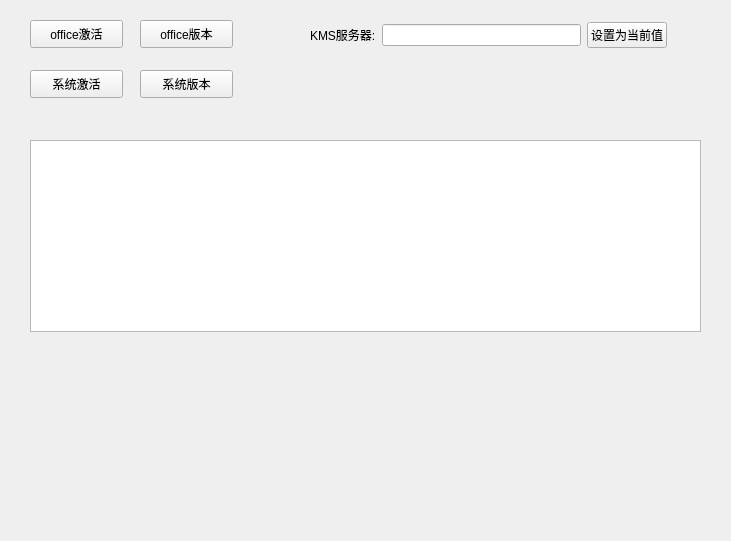
<?xml version="1.0" encoding="UTF-8"?>
<ui version="4.0">
 <class>Form</class>
 <widget class="QWidget" name="Form">
  <property name="geometry">
   <rect>
    <x>0</x>
    <y>0</y>
    <width>731</width>
    <height>541</height>
   </rect>
  </property>
  <property name="windowTitle">
   <string>Form</string>
  </property>
  <widget class="QPushButton" name="pushButton_Office_Active">
   <property name="geometry">
    <rect>
     <x>30</x>
     <y>20</y>
     <width>93</width>
     <height>28</height>
    </rect>
   </property>
   <property name="text">
    <string>office激活</string>
   </property>
  </widget>
  <widget class="QPushButton" name="pushButton_OS_Active">
   <property name="geometry">
    <rect>
     <x>30</x>
     <y>70</y>
     <width>93</width>
     <height>28</height>
    </rect>
   </property>
   <property name="text">
    <string>系统激活</string>
   </property>
  </widget>
  <widget class="QTextBrowser" name="textBrowser">
   <property name="geometry">
    <rect>
     <x>30</x>
     <y>140</y>
     <width>671</width>
     <height>192</height>
    </rect>
   </property>
   <property name="html">
    <string>&lt;!DOCTYPE HTML PUBLIC &quot;-//W3C//DTD HTML 4.0//EN&quot; &quot;http://www.w3.org/TR/REC-html40/strict.dtd&quot;&gt;
&lt;html&gt;&lt;head&gt;&lt;meta name=&quot;qrichtext&quot; content=&quot;1&quot; /&gt;&lt;style type=&quot;text/css&quot;&gt;
p, li { white-space: pre-wrap; }
&lt;/style&gt;&lt;/head&gt;&lt;body style=&quot; font-family:'SimSun'; font-size:9pt; font-weight:400; font-style:normal;&quot;&gt;
&lt;p style=&quot;-qt-paragraph-type:empty; margin-top:0px; margin-bottom:0px; margin-left:0px; margin-right:0px; -qt-block-indent:0; text-indent:0px; font-family:'SimSun';&quot;&gt;&lt;br /&gt;&lt;/p&gt;&lt;/body&gt;&lt;/html&gt;</string>
   </property>
  </widget>
  <widget class="QPushButton" name="pushButton_OS_Version">
   <property name="geometry">
    <rect>
     <x>140</x>
     <y>70</y>
     <width>93</width>
     <height>28</height>
    </rect>
   </property>
   <property name="text">
    <string>系统版本</string>
   </property>
  </widget>
  <widget class="QPushButton" name="pushButton_Office_Version">
   <property name="geometry">
    <rect>
     <x>140</x>
     <y>20</y>
     <width>93</width>
     <height>28</height>
    </rect>
   </property>
   <property name="text">
    <string>office版本</string>
   </property>
  </widget>
  <widget class="QWidget" name="">
   <property name="geometry">
    <rect>
     <x>310</x>
     <y>20</y>
     <width>357</width>
     <height>30</height>
    </rect>
   </property>
   <layout class="QHBoxLayout" name="horizontalLayout">
    <item>
     <widget class="QLabel" name="label">
      <property name="text">
       <string>KMS服务器:</string>
      </property>
     </widget>
    </item>
    <item>
     <widget class="QLineEdit" name="lineEdit_IP">
      <property name="echoMode">
       <enum>QLineEdit::Normal</enum>
      </property>
     </widget>
    </item>
    <item>
     <widget class="QPushButton" name="pushButton_Set_IP">
      <property name="text">
       <string>设置为当前值</string>
      </property>
     </widget>
    </item>
   </layout>
  </widget>
 </widget>
 <resources/>
 <connections>
  <connection>
   <sender>pushButton_Office_Active</sender>
   <signal>clicked()</signal>
   <receiver>Form</receiver>
   <slot>office_active()</slot>
   <hints>
    <hint type="sourcelabel">
     <x>76</x>
     <y>26</y>
    </hint>
    <hint type="destinationlabel">
     <x>10</x>
     <y>29</y>
    </hint>
   </hints>
  </connection>
  <connection>
   <sender>pushButton_OS_Active</sender>
   <signal>clicked()</signal>
   <receiver>Form</receiver>
   <slot>os_active()</slot>
   <hints>
    <hint type="sourcelabel">
     <x>50</x>
     <y>83</y>
    </hint>
    <hint type="destinationlabel">
     <x>9</x>
     <y>80</y>
    </hint>
   </hints>
  </connection>
  <connection>
   <sender>pushButton_Office_Version</sender>
   <signal>clicked()</signal>
   <receiver>Form</receiver>
   <slot>office_version()</slot>
   <hints>
    <hint type="sourcelabel">
     <x>188</x>
     <y>33</y>
    </hint>
    <hint type="destinationlabel">
     <x>267</x>
     <y>33</y>
    </hint>
   </hints>
  </connection>
  <connection>
   <sender>pushButton_OS_Version</sender>
   <signal>clicked()</signal>
   <receiver>Form</receiver>
   <slot>os_version()</slot>
   <hints>
    <hint type="sourcelabel">
     <x>186</x>
     <y>76</y>
    </hint>
    <hint type="destinationlabel">
     <x>267</x>
     <y>80</y>
    </hint>
   </hints>
  </connection>
  <connection>
   <sender>pushButton_Set_IP</sender>
   <signal>clicked()</signal>
   <receiver>Form</receiver>
   <slot>set_ip()</slot>
   <hints>
    <hint type="sourcelabel">
     <x>615</x>
     <y>39</y>
    </hint>
    <hint type="destinationlabel">
     <x>698</x>
     <y>34</y>
    </hint>
   </hints>
  </connection>
 </connections>
 <slots>
  <slot>office_active()</slot>
  <slot>os_active()</slot>
  <slot>office_version()</slot>
  <slot>os_version()</slot>
  <slot>set_ip()</slot>
 </slots>
</ui>
